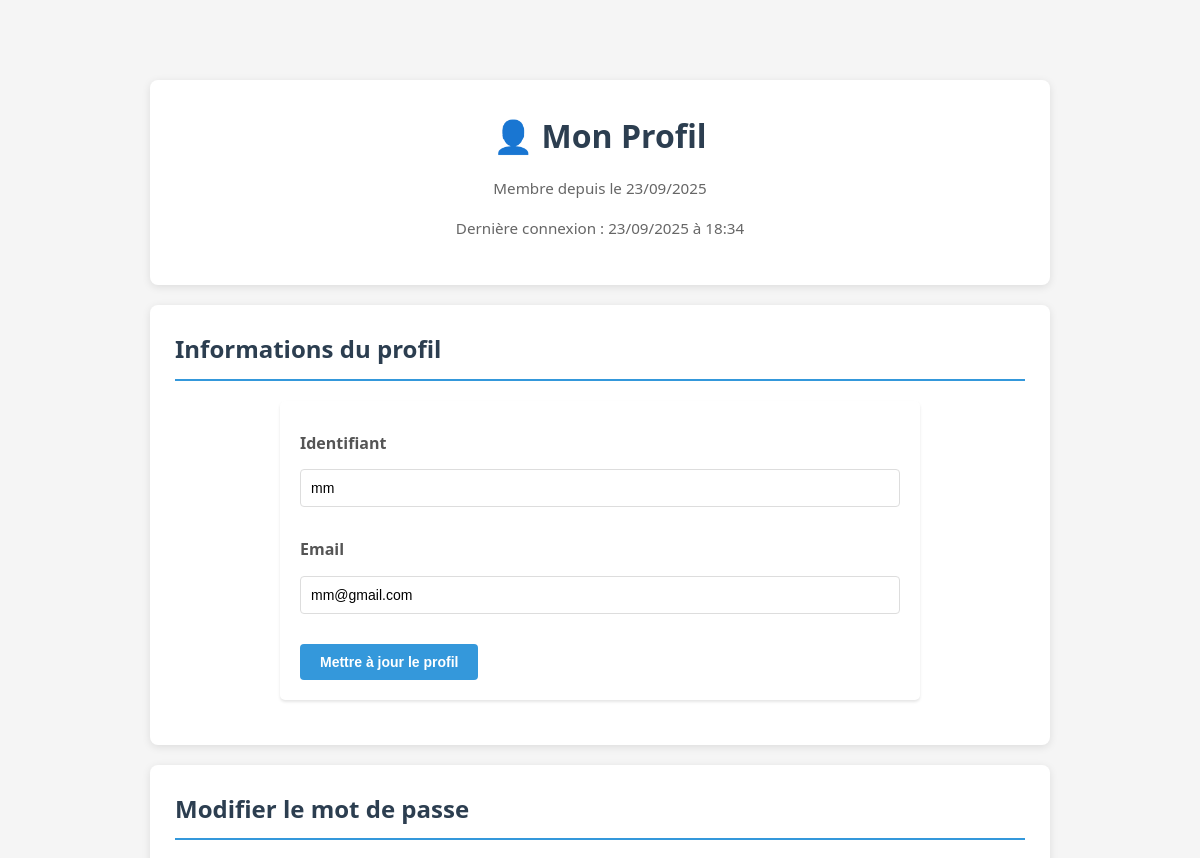
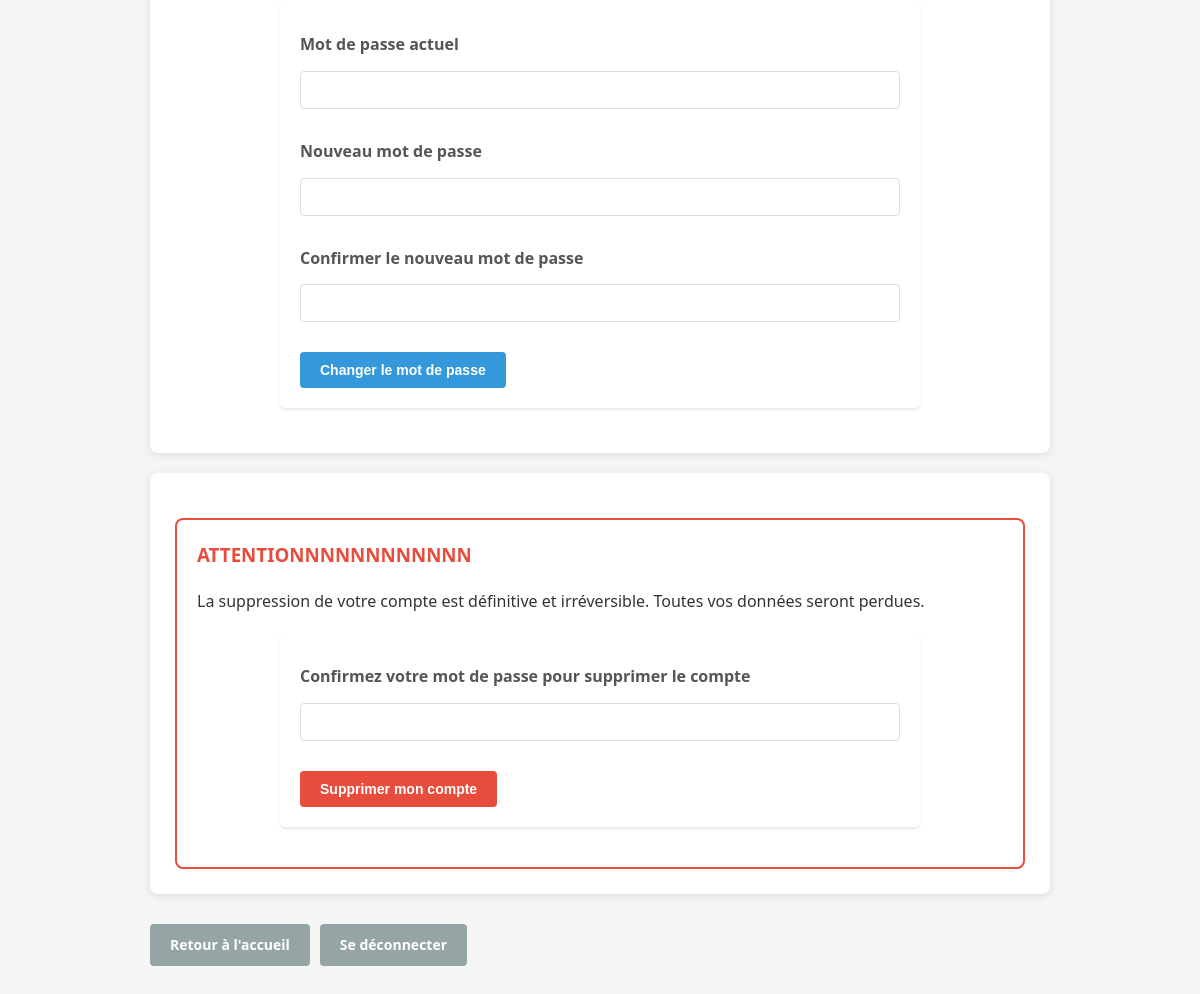
Page /auth/profile.php (signed in) on the committed database (2 pictures, top to bottom).
### tables this page shows
CREATE TABLE `user` (
  `user_id` int(11) NOT NULL,
  `user_login` text NOT NULL,
  `user_password` longtext NOT NULL,
  `user_compte_id` int(11) DEFAULT NULL,
  `user_mail` text NOT NULL,
  `user_date_new` timestamp NOT NULL DEFAULT current_timestamp(),
  `user_date_login` timestamp NOT NULL DEFAULT current_timestamp() ON UPDATE current_timestamp()
);

### auth/profile.php (the view, shortened to what this page needs)
<?php
include '../config/db.php';
$user_id = $_SESSION['user_id'];
$stmt = $pdo->prepare("SELECT * FROM user WHERE user_id = ?");
$stmt->execute([$user_id]);
$user = $stmt->fetch(PDO::FETCH_ASSOC);
?>
<!DOCTYPE html>
<html>
<head>
    <link rel="stylesheet" href="/assets/css/style.css">
</head>
<body>
    <div class="profile-container">
        <div class="profile-header">
            <h1>👤 Mon Profil</h1>
            <div class="profile-info">
                <p>Membre depuis le <?= date('d/m/Y', strtotime($user['user_date_new'])) ?></p>
                <p>Dernière connexion : <?= date('d/m/Y à H:i', strtotime($user['user_date_login'])) ?></p>
            </div>
        </div>
        <div class="profile-sections">
            <div class="profile-section">
                <h2>Informations du profil</h2>
                <form method="POST">
                    <div class="form-group">
                        <label for="user_login">Identifiant</label>
                        <input type="text" id="user_login" name="user_login" value="<?= htmlspecialchars($user['user_login']) ?>" required>
                    </div>
                    <div class="form-group">
                        <label for="user_mail">Email</label>
                        <input type="email" id="user_mail" name="user_mail" value="<?= htmlspecialchars($user['user_mail']) ?>" required>
                    </div>
                    <button type="submit" class="btn-profile btn-primary">Mettre à jour le profil</button>
                </form>
            </div>
            <div class="profile-section">
                <h2>Modifier le mot de passe</h2>
                <form method="POST">
                    <div class="form-group">
                        <label for="current_password">Mot de passe actuel</label>
                        <input type="password" id="current_password" name="current_password" required>
                    </div>
                    <div class="form-group">
                        <label for="new_password">Nouveau mot de passe</label>
                        <input type="password" id="new_password" name="new_password" required>
                    </div>
                    <div class="form-group">
                        <label for="confirm_password">Confirmer le nouveau mot de passe</label>
                        <input type="password" id="confirm_password" name="confirm_password" required>
                    </div>
                    <button type="submit" class="btn-profile btn-primary">Changer le mot de passe</button>
                </form>
            </div>
            <div class="profile-section">
                <div class="danger-zone">
                    <h3>ATTENTIONNNNNNNNNNNN</h3>
                    <p>La suppression de votre compte est définitive et irréversible. Toutes vos données seront perdues.</p>
                    <form method="POST" onsubmit="return confirm('Êtes-vous vraiment sûr de vouloir supprimer votre compte ? Cette action est IRRÉVERSIBLE !');">
                        <div class="form-group">
                            <label for="password_confirm_delete">Confirmez votre mot de passe pour supprimer le compte</label>
                            <input type="password" id="password_confirm_delete" name="password_confirm_delete" required>
                        </div>
                        <button type="submit" class="btn-profile btn-danger">Supprimer mon compte</button>
                    </form>
                </div>
            </div>
        </div>
        <div class="action-buttons" style="margin-top: 30px;">
            <a href="../index.php" class="btn-profile btn-secondary">Retour à l'accueil</a>
            <a href="logout.php" class="btn-profile btn-secondary">Se déconnecter</a>
        </div>
    </div>
</body>
</html>

### assets/css/style.css (style rules this page uses)
body { font-family: 'Segoe UI', Tahoma, Geneva, Verdana, sans-serif; line-height: 1.6; margin: 0; padding: 20px; background-color: #f5f5f5; color: #333; }
h1, h2, h3 { color: #2c3e50; }
a { color: #3498db; text-decoration: none; }
form { max-width: 600px; margin: 20px auto; padding: 20px; background-color: white; border-radius: 5px; box-shadow: 0 2px 3px rgba(0, 0, 0, 0.1); }
label { display: block; margin-top: 10px; font-weight: bold; }
input[type="text"], input[type="password"], input[type="email"] { width: 100%; padding: 10px; margin: 5px 0 15px; border: 1px solid #ddd; border-radius: 4px; box-sizing: border-box; }
input[type="submit"], button { background-color: #3498db; color: white; border: none; padding: 10px 15px; border-radius: 4px; cursor: pointer; font-size: 16px; }

### auth/profile.php (style rules this page uses)
.profile-container { max-width: 900px; margin: 40px auto; padding: 20px; }
.profile-header { background: white; padding: 30px; border-radius: 8px; box-shadow: 0 2px 8px rgba(0, 0, 0, 0.1); margin-bottom: 20px; text-align: center; }
.profile-header h1 { margin: 0 0 10px 0; color: #2c3e50; }
.profile-info { color: #666; font-size: 0.95em; }
.profile-sections { display: grid; gap: 20px; }
.profile-section { background: white; padding: 25px; border-radius: 8px; box-shadow: 0 2px 8px rgba(0, 0, 0, 0.1); }
.profile-section h2 { margin-top: 0; color: #2c3e50; border-bottom: 2px solid #3498db; padding-bottom: 10px; margin-bottom: 20px; }
.form-group { margin-bottom: 15px; }
.form-group label { display: block; margin-bottom: 8px; font-weight: bold; color: #555; }
.form-group input { width: 100%; padding: 10px; border: 1px solid #ddd; border-radius: 4px; font-size: 14px; box-sizing: border-box; }
.btn-profile { padding: 10px 20px; border: none; border-radius: 4px; font-size: 14px; font-weight: bold; cursor: pointer; transition: background 0.3s; }
.btn-primary { background: #3498db; color: white; }
.btn-danger { background: #e74c3c; color: white; }
.btn-secondary { background: #95a5a6; color: white; }
.danger-zone { border: 2px solid #e74c3c; border-radius: 8px; padding: 20px; margin-top: 20px; }
.danger-zone h3 { color: #e74c3c; margin-top: 0; }
.action-buttons { display: flex; gap: 10px; margin-top: 15px; }

### rows in the picture
user: user_date_new "23/09/2025", user_date_login "23/09/2025 à 18:34", user_login "mm", user_mail "mm@gmail.com"
